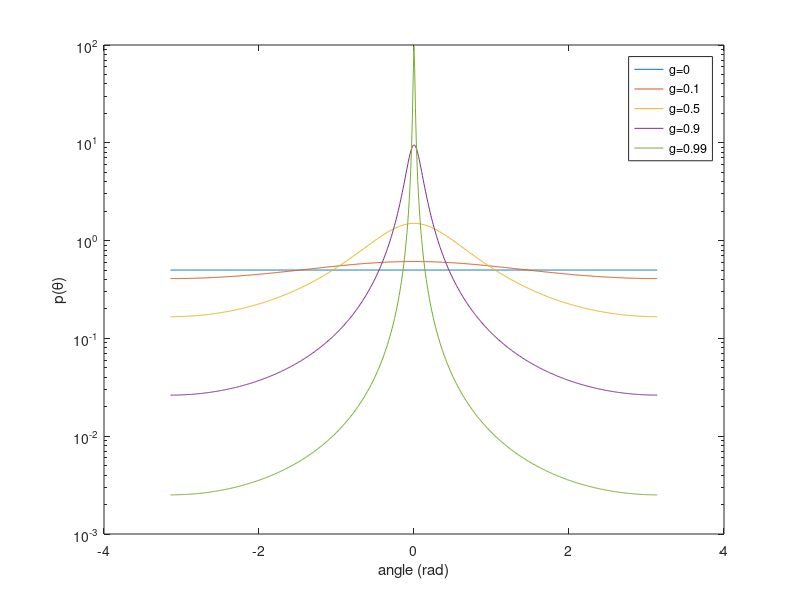

Write the MATLAB code that produced this figure.

angle=[-pi:0.01:pi];

gs=[0,0.1,0.5,0.9,0.99];

figure;
for i=1:length(gs) 
    g=gs(i)
    p=(1-g^2)./(2.*(1+g^2-2.*g.*cos(angle)));
    semilogy(angle,p)
    hold on
end
legend('g=0','g=0.1','g=0.5','g=0.9','g=0.99')
xlabel('angle (rad)')
ylabel('p(\theta)')